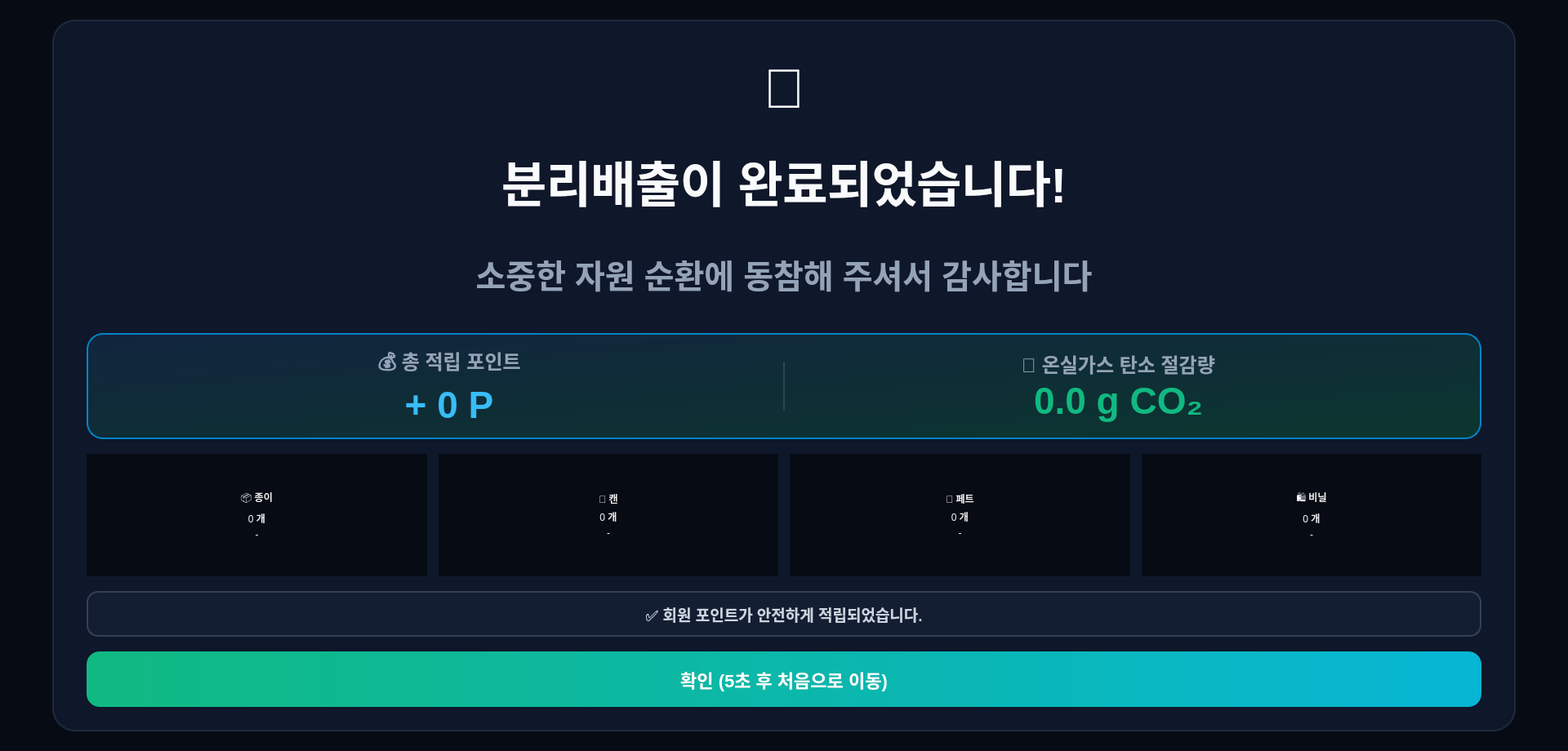
<?xml version="1.0" encoding="UTF-8"?>
<ui version="4.0">
 <class>ResultPage</class>
 <widget class="QWidget" name="ResultPage">
  <property name="geometry">
   <rect>
    <x>0</x>
    <y>0</y>
    <width>1920</width>
    <height>920</height>
   </rect>
  </property>
  <property name="styleSheet">
   <string notr="true">
QWidget {
    background-color: #070B14;
    color: #F8FAFC;
    font-family: 'Pretendard', 'Segoe UI', sans-serif;
}

QLabel {
    background-color: transparent;
}

/* 중앙 메인 대시보드 카드 */
QFrame#frameContainer {
    background-color: #0F172A;
    border: 2px solid #1E293B;
    border-radius: 28px;
}

/* 상단 완료 타이틀 */
QLabel#lblTitleIcon { font-size: 68px; }
QLabel#lblResultHeader {
    font-size: 60px;
    font-weight: 900;
    color: #F8FAFC;
    letter-spacing: -0.5px;
}
QLabel#lblResultSub {
    font-size: 40px;
    font-weight: 500;
    color: #94A3B8;
}

/* 중앙 종합 리워드 배너 */
QFrame#frameTotalBanner {
    background-color: qlineargradient(spread:pad, x1:0, y1:0, x2:1, y2:1, stop:0 #11253E, stop:1 #0C362F);
    border: 2px solid #0284C7;
    border-radius: 20px;
}
QLabel#lblPointsTitle, QLabel#lblCarbonTitle {
    font-size: 24px;
    font-weight: 700;
    color: #94A3B8;
}
QLabel#lblTotalPoints {
    font-size: 46px;
    font-weight: 900;
    color: #38BDF8;
}
QLabel#lblTotalCarbon {
    font-size: 46px;
    font-weight: 900;
    color: #10B981;
}
QFrame#bannerDivider {
    background-color: rgba(148, 163, 184, 0.2);
    border: none;
    width: 2px;
}

/* 4종 품목 영수증 카드 */
QFrame.receiptCard {
    background-color: #131E30;
    border: 2px solid #1E293B;
    border-radius: 18px;
}
QLabel.receiptTitle {
    font-size: 24px;
    font-weight: 800;
    color: #94A3B8;
}
QLabel.receiptCount {
    font-size: 42px;
    font-weight: 900;
    color: #475569;
}
QLabel.receiptPoints {
    font-size: 24px;
    font-weight: 800;
    color: #334155;
}

/* 4종 품목 활성화 상태: 종이 -> 캔 -> 페트 -> 비닐 */
QFrame#boxReceiptPaper[active="true"] { background-color: #2D2311; border: 2px solid #F59E0B; }
QLabel#lblRPaperTitle[active="true"] { color: #F8FAFC; }
QLabel#lblRPaperCount[active="true"] { color: #F59E0B; }
QLabel#lblRPaperPoints[active="true"] { color: #F59E0B; }

QFrame#boxReceiptCan[active="true"] { background-color: #0E2922; border: 2px solid #10B981; }
QLabel#lblRCanTitle[active="true"] { color: #F8FAFC; }
QLabel#lblRCanCount[active="true"] { color: #10B981; }
QLabel#lblRCanPoints[active="true"] { color: #10B981; }

QFrame#boxReceiptPet[active="true"] { background-color: #0E273D; border: 2px solid #38BDF8; }
QLabel#lblRPetTitle[active="true"] { color: #F8FAFC; }
QLabel#lblRPetCount[active="true"] { color: #38BDF8; }
QLabel#lblRPetPoints[active="true"] { color: #38BDF8; }

QFrame#boxReceiptVinyl[active="true"] { background-color: #261438; border: 2px solid #A855F7; }
QLabel#lblRVinylTitle[active="true"] { color: #F8FAFC; }
QLabel#lblRVinylCount[active="true"] { color: #C084FC; }
QLabel#lblRVinylPoints[active="true"] { color: #C084FC; }

/* 상태 안내 뱃지 */
QLabel#lblUserNotice {
    background-color: #131E33;
    border: 1.5px solid #334155;
    border-radius: 14px;
    color: #CBD5E1;
    font-size: 19px;
    font-weight: 700;
    padding: 10px 20px;
}
QLabel#lblUserNotice[member="true"] {
    background-color: rgba(16, 185, 129, 0.12);
    border-color: #10B981;
    color: #10B981;
}

/* 하단 확인 버튼 */
QPushButton#btnConfirm {
    background-color: qlineargradient(spread:pad, x1:0, y1:0, x2:1, y2:0, stop:0 #10B981, stop:1 #06B6D4);
    color: #FFFFFF;
    font-size: 22px;
    font-weight: 900;
    border: none;
    border-radius: 16px;
}
QPushButton#btnConfirm:hover {
    background-color: qlineargradient(spread:pad, x1:0, y1:0, x2:1, y2:0, stop:0 #059669, stop:1 #0891B2);
}
QPushButton#btnConfirm:pressed {
    background-color: #047857;
}
QPushButton#btnConfirm:disabled {
    background-color: #334155;
    color: #64748B;
}
   </string>
  </property>
  <layout class="QVBoxLayout" name="rootVLayout">
   <property name="leftMargin"><number>64</number></property>
   <property name="topMargin"><number>24</number></property>
   <property name="rightMargin"><number>64</number></property>
   <property name="bottomMargin"><number>24</number></property>
   <item>
    <widget class="QFrame" name="frameContainer">
     <layout class="QVBoxLayout" name="containerVLayout">
      <property name="spacing"><number>18</number></property>
      <property name="leftMargin"><number>40</number></property>
      <property name="topMargin"><number>28</number></property>
      <property name="rightMargin"><number>40</number></property>
      <property name="bottomMargin"><number>28</number></property>

      <!-- 1. 상단 타이틀 영역 -->
      <item>
       <layout class="QGridLayout" name="titleGridLayout">
        <property name="spacing"><number>0</number></property>
        <item row="0" column="0">
         <widget class="QLabel" name="lblConfetti">
          <property name="sizePolicy">
           <sizepolicy hsizetype="Ignored" vsizetype="Ignored">
            <horstretch>0</horstretch>
            <verstretch>0</verstretch>
           </sizepolicy>
          </property>
          <property name="alignment"><set>Qt::AlignCenter</set></property>
          <property name="text"><string/></property>
         </widget>
        </item>
        <item row="0" column="0">
         <layout class="QVBoxLayout" name="titleTextLayout">
          <property name="spacing"><number>4</number></property>
          <property name="alignment"><set>Qt::AlignCenter</set></property>
          <item>
           <widget class="QLabel" name="lblTitleIcon">
            <property name="text"><string>🎉</string></property>
            <property name="alignment"><set>Qt::AlignCenter</set></property>
           </widget>
          </item>
          <item>
           <widget class="QLabel" name="lblResultHeader">
            <property name="text"><string>분리배출이 완료되었습니다!</string></property>
            <property name="alignment"><set>Qt::AlignCenter</set></property>
           </widget>
          </item>
          <item>
           <widget class="QLabel" name="lblResultSub">
            <property name="text"><string>소중한 자원 순환에 동참해 주셔서 감사합니다</string></property>
            <property name="alignment"><set>Qt::AlignCenter</set></property>
           </widget>
          </item>
         </layout>
        </item>
       </layout>
      </item>

      <!-- 2. 중앙 통합 리워드 배너 -->
      <item>
       <widget class="QFrame" name="frameTotalBanner">
        <property name="minimumSize"><size><width>0</width><height>120</height></size></property>
        <property name="maximumSize"><size><width>16777215</width><height>130</height></size></property>
        <layout class="QHBoxLayout" name="bannerHLayout">
         <property name="leftMargin"><number>40</number></property>
         <property name="rightMargin"><number>40</number></property>
         <item>
          <layout class="QVBoxLayout" name="pointVLayout">
           <property name="spacing"><number>2</number></property>
           <property name="alignment"><set>Qt::AlignCenter</set></property>
           <item>
            <widget class="QLabel" name="lblPointsTitle">
             <property name="text"><string>💰 총 적립 포인트</string></property>
             <property name="alignment"><set>Qt::AlignCenter</set></property>
            </widget>
           </item>
           <item>
            <widget class="QLabel" name="lblTotalPoints">
             <property name="text"><string>+ 0 P</string></property>
             <property name="alignment"><set>Qt::AlignCenter</set></property>
            </widget>
           </item>
          </layout>
         </item>
         <item>
          <widget class="QFrame" name="bannerDivider">
           <property name="minimumSize"><size><width>2</width><height>60</height></size></property>
           <property name="maximumSize"><size><width>2</width><height>60</height></size></property>
           <property name="frameShape"><enum>QFrame::VLine</enum></property>
           <property name="frameShadow"><enum>QFrame::Sunken</enum></property>
          </widget>
         </item>
         <item>
          <layout class="QVBoxLayout" name="carbonVLayout">
           <property name="spacing"><number>2</number></property>
           <property name="alignment"><set>Qt::AlignCenter</set></property>
           <item>
            <widget class="QLabel" name="lblCarbonTitle">
             <property name="text"><string>🌱 온실가스 탄소 절감량</string></property>
             <property name="alignment"><set>Qt::AlignCenter</set></property>
            </widget>
           </item>
           <item>
            <widget class="QLabel" name="lblTotalCarbon">
             <property name="text"><string>0.0 g CO₂</string></property>
             <property name="alignment"><set>Qt::AlignCenter</set></property>
            </widget>
           </item>
          </layout>
         </item>
        </layout>
       </widget>
      </item>

      <!-- 3. 4종 상세 품목 영수증 그리드 (종이 -> 캔 -> 페트 -> 비닐) -->
      <item>
       <layout class="QHBoxLayout" name="receiptHLayout">
        <property name="spacing"><number>14</number></property>

        <!-- 1. 종이 (PAPER) -->
        <item>
         <widget class="QFrame" name="boxReceiptPaper">
          <property name="class" stdset="0"><string>receiptCard</string></property>
          <property name="minimumSize"><size><width>0</width><height>140</height></size></property>
          <property name="maximumSize"><size><width>16777215</width><height>150</height></size></property>
          <layout class="QVBoxLayout" name="rPaperVLayout">
           <property name="spacing"><number>4</number></property>
           <property name="alignment"><set>Qt::AlignCenter</set></property>
           <item><widget class="QLabel" name="lblRPaperTitle"><property name="class" stdset="0"><string>receiptTitle</string></property><property name="text"><string>📦 종이</string></property><property name="alignment"><set>Qt::AlignCenter</set></property></widget></item>
           <item><widget class="QLabel" name="lblRPaperCount"><property name="class" stdset="0"><string>receiptCount</string></property><property name="text"><string>0 개</string></property><property name="alignment"><set>Qt::AlignCenter</set></property></widget></item>
           <item><widget class="QLabel" name="lblRPaperPoints"><property name="class" stdset="0"><string>receiptPoints</string></property><property name="text"><string>-</string></property><property name="alignment"><set>Qt::AlignCenter</set></property></widget></item>
          </layout>
         </widget>
        </item>

        <!-- 2. 캔 (CAN) -->
        <item>
         <widget class="QFrame" name="boxReceiptCan">
          <property name="class" stdset="0"><string>receiptCard</string></property>
          <property name="minimumSize"><size><width>0</width><height>140</height></size></property>
          <property name="maximumSize"><size><width>16777215</width><height>150</height></size></property>
          <layout class="QVBoxLayout" name="rCanVLayout">
           <property name="spacing"><number>4</number></property>
           <property name="alignment"><set>Qt::AlignCenter</set></property>
           <item><widget class="QLabel" name="lblRCanTitle"><property name="class" stdset="0"><string>receiptTitle</string></property><property name="text"><string>🥫 캔</string></property><property name="alignment"><set>Qt::AlignCenter</set></property></widget></item>
           <item><widget class="QLabel" name="lblRCanCount"><property name="class" stdset="0"><string>receiptCount</string></property><property name="text"><string>0 개</string></property><property name="alignment"><set>Qt::AlignCenter</set></property></widget></item>
           <item><widget class="QLabel" name="lblRCanPoints"><property name="class" stdset="0"><string>receiptPoints</string></property><property name="text"><string>-</string></property><property name="alignment"><set>Qt::AlignCenter</set></property></widget></item>
          </layout>
         </widget>
        </item>

        <!-- 3. 페트 (PET) -->
        <item>
         <widget class="QFrame" name="boxReceiptPet">
          <property name="class" stdset="0"><string>receiptCard</string></property>
          <property name="minimumSize"><size><width>0</width><height>140</height></size></property>
          <property name="maximumSize"><size><width>16777215</width><height>150</height></size></property>
          <layout class="QVBoxLayout" name="rPetVLayout">
           <property name="spacing"><number>4</number></property>
           <property name="alignment"><set>Qt::AlignCenter</set></property>
           <item><widget class="QLabel" name="lblRPetTitle"><property name="class" stdset="0"><string>receiptTitle</string></property><property name="text"><string>🧴 페트</string></property><property name="alignment"><set>Qt::AlignCenter</set></property></widget></item>
           <item><widget class="QLabel" name="lblRPetCount"><property name="class" stdset="0"><string>receiptCount</string></property><property name="text"><string>0 개</string></property><property name="alignment"><set>Qt::AlignCenter</set></property></widget></item>
           <item><widget class="QLabel" name="lblRPetPoints"><property name="class" stdset="0"><string>receiptPoints</string></property><property name="text"><string>-</string></property><property name="alignment"><set>Qt::AlignCenter</set></property></widget></item>
          </layout>
         </widget>
        </item>

        <!-- 4. 비닐 (VINYL) -->
        <item>
         <widget class="QFrame" name="boxReceiptVinyl">
          <property name="class" stdset="0"><string>receiptCard</string></property>
          <property name="minimumSize"><size><width>0</width><height>140</height></size></property>
          <property name="maximumSize"><size><width>16777215</width><height>150</height></size></property>
          <layout class="QVBoxLayout" name="rVinylVLayout">
           <property name="spacing"><number>4</number></property>
           <property name="alignment"><set>Qt::AlignCenter</set></property>
           <item><widget class="QLabel" name="lblRVinylTitle"><property name="class" stdset="0"><string>receiptTitle</string></property><property name="text"><string>🛍️ 비닐</string></property><property name="alignment"><set>Qt::AlignCenter</set></property></widget></item>
           <item><widget class="QLabel" name="lblRVinylCount"><property name="class" stdset="0"><string>receiptCount</string></property><property name="text"><string>0 개</string></property><property name="alignment"><set>Qt::AlignCenter</set></property></widget></item>
           <item><widget class="QLabel" name="lblRVinylPoints"><property name="class" stdset="0"><string>receiptPoints</string></property><property name="text"><string>-</string></property><property name="alignment"><set>Qt::AlignCenter</set></property></widget></item>
          </layout>
         </widget>
        </item>

       </layout>
      </item>

      <!-- 4. 상태 안내 뱃지 -->
      <item>
       <widget class="QLabel" name="lblUserNotice">
        <property name="minimumSize"><size><width>0</width><height>56</height></size></property>
        <property name="maximumSize"><size><width>16777215</width><height>56</height></size></property>
        <property name="text"><string>✅ 회원 포인트가 안전하게 적립되었습니다.</string></property>
        <property name="alignment"><set>Qt::AlignCenter</set></property>
       </widget>
      </item>

      <!-- 5. 확인 버튼 -->
      <item>
       <widget class="QPushButton" name="btnConfirm">
        <property name="minimumSize"><size><width>0</width><height>68</height></size></property>
        <property name="maximumSize"><size><width>16777215</width><height>68</height></size></property>
        <property name="text"><string>확인 (5초 후 처음으로 이동)</string></property>
        <property name="cursor"><cursorShape>PointingHandCursor</cursorShape></property>
       </widget>
      </item>

     </layout>
    </widget>
   </item>
  </layout>
 </widget>
 <resources/>
 <connections/>
</ui>
